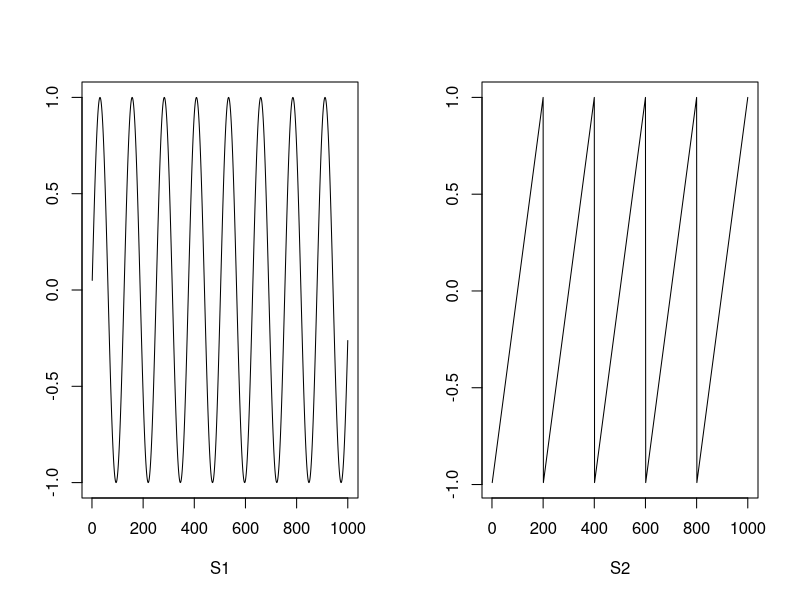
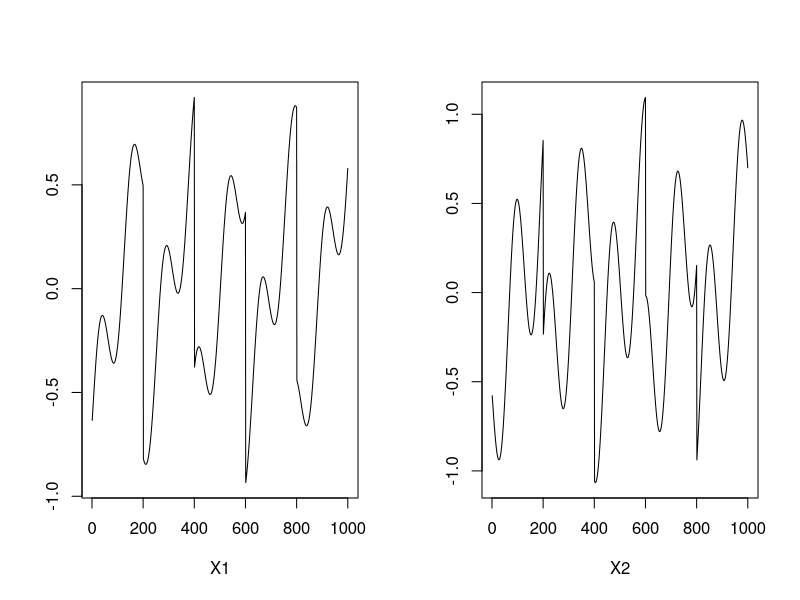
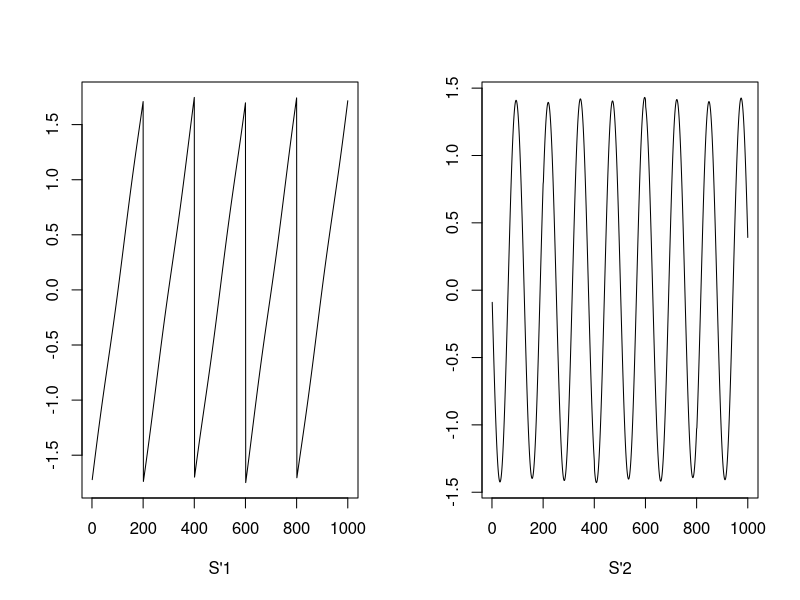

Recreate these plots in R, in order.
## ---- chunk 1
S <- cbind(sin((1:1000)/20), 
           rep((((1:200)-100)/100), 5)
           )

par(mfcol = c(1, 2))
plot(1:1000, S[,1], type = "l",xlab = "S1", ylab = "")   # sin函數
plot(1:1000, S[,2], type = "l", xlab = "S2", ylab = "")  # 鋸齒函數
## ---- chunk 2
# Mixing matrix (混合矩陣)
A <- matrix(c(0.291, 0.6557, -0.5439, 0.5572), 2, 2)
A
## ---- chunk 3
# 新訊號
X <- S %*% A   

par(mfcol = c(1, 2))
plot(1:1000, X[,1], type = "l",xlab = "X1", ylab = "")
plot(1:1000, X[,2], type = "l", xlab = "X2", ylab = "")
## ---- chunk 4
require(fastICA)
## ---- chunk 5
# ICA for extracting independent sources from mixed signals
ICA_result = fastICA(X, n.comp = 2)

# 以下兩個就是ICA萃取出的來源 
S1_extracted = ICA_result$S[, 1]
S2_extracted = ICA_result$S[, 2]

# 並做圖畫出來
par(mfcol = c(1, 2))
plot(1:1000, S1_extracted, type = "l", xlab = "S'1", ylab = "")
plot(1:1000, S2_extracted, type = "l", xlab = "S'2", ylab = "")

## ---- chunk 6
pkgs = c("fastICA")
r_version = paste("R", getRversion())
pkg_version = c()
for (package_name in pkgs) {
    pkg_version = c(pkg_version, 
                    paste(package_name,packageVersion(package_name)))
}
c(r_version, pkg_version)
